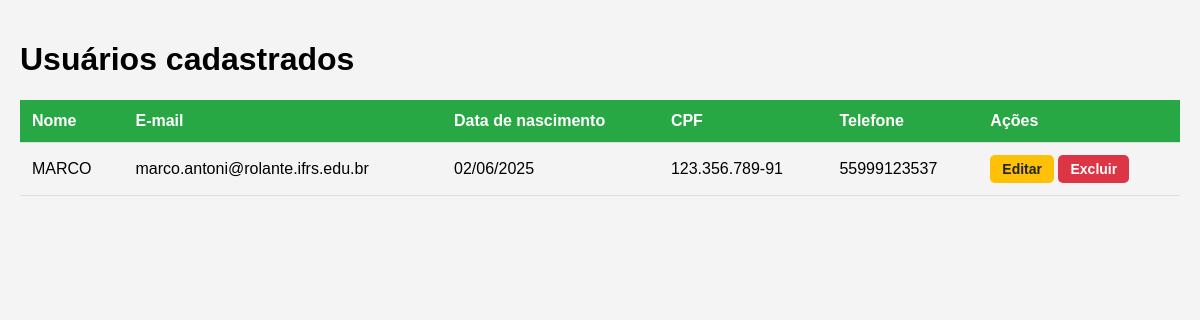
Before: /crud/usuarios/mostrar.php with the older database file.
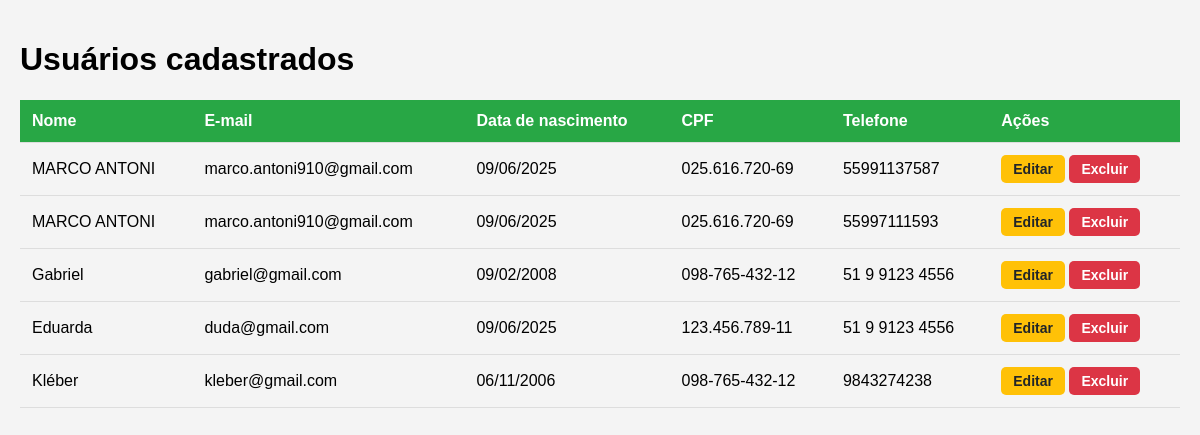
After: the same page with the newer database file.
### tables this page shows
CREATE TABLE `usuarios` (
  `id` int(11) NOT NULL,
  `nome` varchar(45) NOT NULL,
  `email` varchar(45) NOT NULL,
  `telefone` varchar(45) NOT NULL,
  `cpf` varchar(45) NOT NULL,
  `nascimento` date NOT NULL,
  `senha` varchar(45) NOT NULL,
  `id_cidade` int(11) NOT NULL
);

### crud/usuarios/mostrar.php (the view, shortened to what this page needs)
<!DOCTYPE html>
<html>
<head>
	<link rel="stylesheet" href="../css/table.css">
</head>
<body>
	<h1>Usuários cadastrados</h1>
	<?php
		$con = mysqli_connect("localhost", "root", "", "programacaoparainternet");
		$sql = "SELECT id, nome, email, telefone, cpf, DATE_FORMAT(nascimento, '%d/%m/%Y') AS nascimento FROM usuarios";
		$resultado = mysqli_query($con, $sql);
		if (mysqli_num_rows($resultado) > 0){
			echo ('<table>
				<thread>
					<tr>
						<th>Nome</th>
						<th>E-mail</th>
						<th>Data de nascimento</th>
						<th>CPF</th>
						<th>Telefone</th>
						<th>Ações</th>
					</tr>
				</thread>
				<tbody>'
			);
			while ($linha = mysqli_fetch_assoc($resultado) ) {
				echo ("<tr>");
				echo ("<td>" . $linha["nome"] . "</td>");
				echo ("<td>" . $linha["email"] . "</td>");
				echo ("<td>" . $linha["nascimento"] . "</td>");
				echo ("<td>" . $linha["cpf"] . "</td>");
				echo ("<td>" . $linha["telefone"] . "</td>");
				echo ("<td>
						<a href='edit.php?id=" . $linha['id'] ." ' class='btn btn-edit'>Editar</a>
						<a href='delete.php?id=" . $linha['id'] . " ' class='btn btn-delete'>Excluir</a>
					</td>
				");
				echo ("</tr>");
			}
			echo ("</tbody></table>");
		}
	?>
</body>
</html>

### crud/css/table.css (style rules this page uses)
body { font-family: Arial, sans-serif; background-color: #f4f4f4; margin: 0; padding: 20px; }
table { width: 100%; border-collapse: collapse; text-align: left; }
th, td { padding: 12px; border-bottom: 1px solid #ddd; }
th { background-color: #28a745; color: white; }
.btn { display: inline-block; padding: 6px 12px; border: none; border-radius: 5px; font-size: 14px; font-weight: bold; text-decoration: none; cursor: pointer; transition: background-color 0.3s ease, color 0.3s ease; }
.btn-edit { background-color: #ffc107; color: #212529; }
.btn-delete { background-color: #dc3545; color: #fff; }

Changed rows visible on the page:
removed usuarios: nome "MARCO", email "marco.antoni@rolante.ifrs.edu.br", nascimento "02/06/2025", cpf "123.356.789-91", telefone "55999123537"
added usuarios: nome "MARCO ANTONI", email "marco.antoni910@gmail.com", nascimento "09/06/2025", cpf "025.616.720-69", telefone "55991137587"
added usuarios: nome "MARCO ANTONI", email "marco.antoni910@gmail.com", nascimento "09/06/2025", cpf "025.616.720-69", telefone "55997111593"
added usuarios: nome "Gabriel", email "gabriel@gmail.com", nascimento "09/02/2008", cpf "098-765-432-12", telefone "51 9 9123 4556"
added usuarios: nome "Eduarda", email "duda@gmail.com", nascimento "09/06/2025", cpf "123.456.789-11", telefone "51 9 9123 4556"
added usuarios: nome "Kléber", email "kleber@gmail.com", nascimento "06/11/2006", cpf "098-765-432-12", telefone "9843274238"
